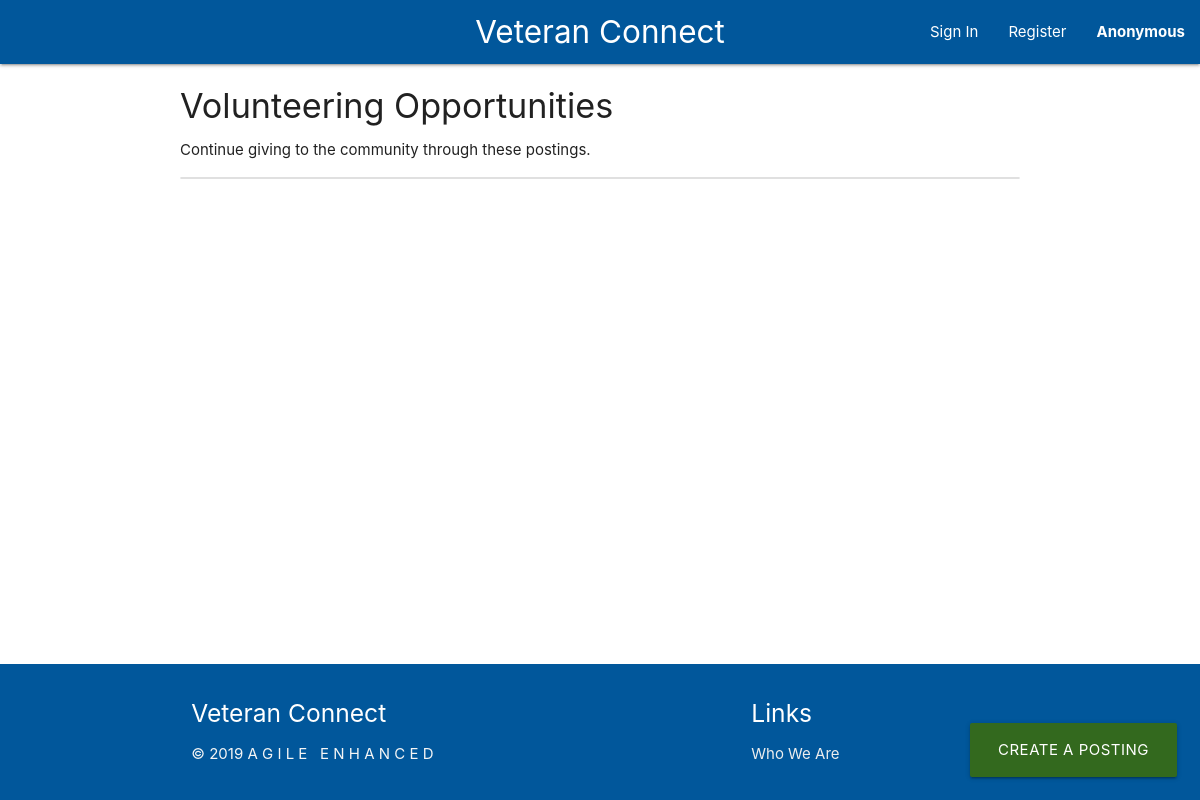
The page /service/ on the database as committed earlier.
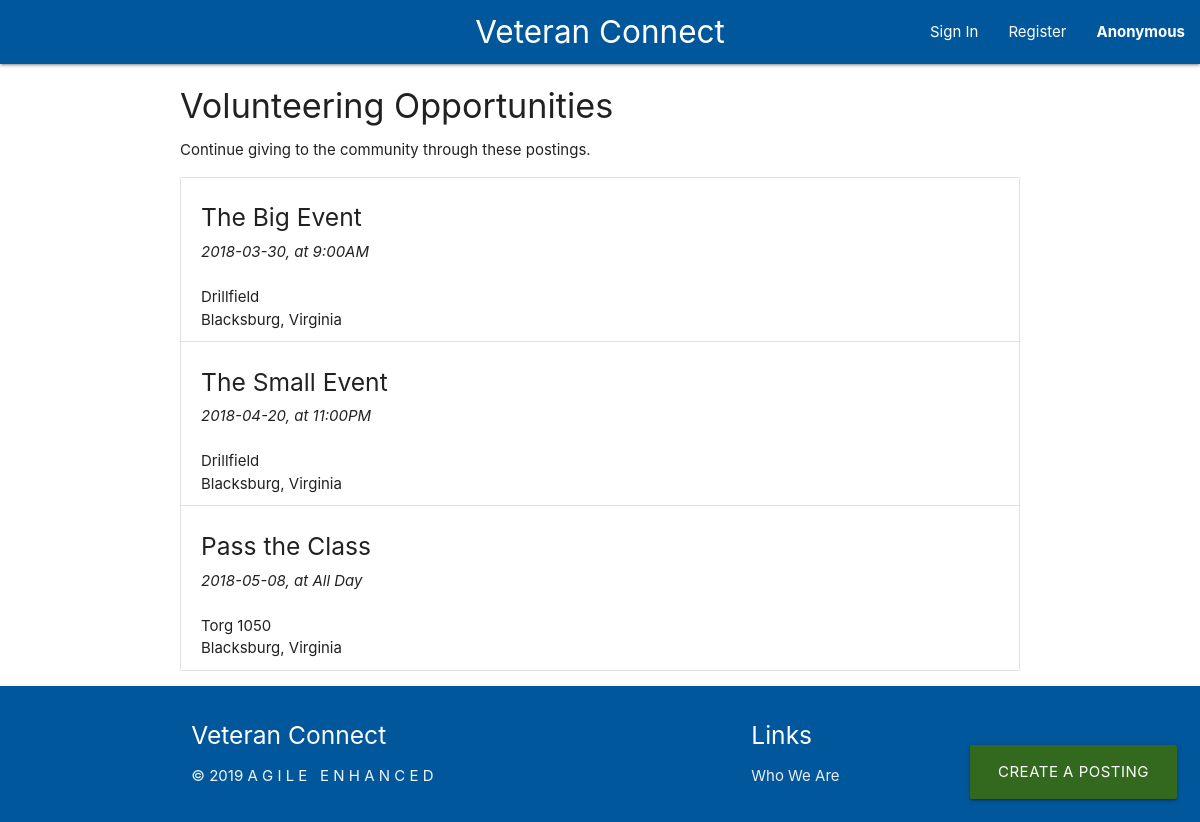
The same page on the database as committed later.
### tables this page shows
CREATE TABLE community_service_events (
    event_id INTEGER PRIMARY KEY AUTOINCREMENT,
    name TEXT NOT NULL,
    date TEXT NOT NULL, 
    time TEXT,
    street_address TEXT,
    city TEXT,
    state TEXT,
    zipcode INTEGER
);

### community_service.py (the view)
@service.route('/', methods=['GET'])
def show_service():
    row = db.get_all_services()
    service = [convert_event(x) for x in row]
    if service is not None:
        session["service"] = service
    return render_template('community_service.html')

### auth.py (called while the page is built)
@auth.before_app_request
def load_logged_in_user():
    user_id = session.get('user_id')
    if user_id is None:
        g.user = None
    else:
        g.user = db.get_user_by_id(user_id)

### community_service.py (called while the page is built)
def convert_event(row):
    event = {
        'name': row['name'],
        'date': row['date'],
        'time': row['time'],
        'street_address': row['street_address'],
        'city': row['city'],
        'state': row['state'],
        'zipcode': row['zipcode'],
    }
    return event

### db.py (called while the page is built)
def get_db():
    if 'db' not in g:
        g.db = sqlite3.connect(
            current_app.config['DATABASE'],
            detect_types=sqlite3.PARSE_DECLTYPES
        )
        g.db.row_factory = sqlite3.Row
    return g.db

def query_db(query, args=(), one=False):
    cur = get_db().execute(query, args)
    rv = cur.fetchall()
    cur.close()
    return (rv[0] if rv else None) if one else rv

def get_all_services():
    try:
        return query_db('SELECT * FROM community_service_events')
    except Exception as e:
        print "could not get all services:", e

### templates/community_service.html (shortened to what this page needs)
{% extends 'base.html' %}
{% block content %}
<div class="container">
    <h4>Volunteering Opportunities</h4>
    <p>Continue giving to the community through these postings.</p>
    <div class="fixed-action-btn">
        <a class="btn btn-large light-green darken-4" href="/service/create">
            Create a Posting
        </a>
    </div>
    <ul class="collection">
        {% if session["service"] %}
            {% for event in session["service"] %}
                <li class="collection-item">
                    <h5>{{event['name']}}</h5>
                    <i>{{event['date']}}, at {{event['time']}}</i>
                    <br><br>
                    <span>{{event['street_address']}}</span><br>
                    <span>{{event['city']}}, {{event['state']}}</span>
                </li>
            {% endfor %}
        {% endif %}
    </ul>
</div>
{% endblock %}

### templates/base.html (shortened to what this page needs)
<!DOCTYPE html>
<html lang="en">
<head>
    <link rel="stylesheet" type="text/css" href="/static/css/materialize.css">
    <link rel="stylesheet" type="text/css" href="/static/css/custom.css">
</head>
<body>
    <header>
        <nav>
            <div class="nav-wrapper light-blue darken-4">
                <a href="/" class="brand-logo center" id="veteran-connect-logo">Veteran Connect</a>
                <ul id="nav-mobile" class="right hide-on-med-and-down">
                    {% if session['user_id'] %}
                    <li><a href="/dashboard">Dashboard</a></li>
                    {% else %}
                    <li><a href="/login">Sign In</a></li>
                    <li><a href="/register">Register</a></li>
                    {% endif %}
                    <li>
                        <a class="dropdown-trigger" href="#!" data-target="nav-dropdown">
                            {% if session['user_id'] %}
                            {{session['username']}}
                            {% else %}
                            Anonymous
                            {% endif %}
                        </a>
                    </li>
                </ul>
            </div>
        </nav>
    </header>
    <main>
        {% block content %}{% endblock %}
    </main>
    <footer class="page-footer light-blue darken-4">
        <div class="container light-blue darken-4">
          <div class="row">
            <div class="col l6 s12">
              <h5 class="white-text">Veteran Connect</h5>
              <p class="grey-text text-lighten-4" style="white-space: pre;">© 2019 A G I L E   E N H A N C E D </p>
            </div>
            <div class="col l4 offset-l2 s12">
              <h5 class="white-text">Links</h5>
              <ul>
                <li><a class="grey-text text-lighten-3" href="/about_us">Who We Are</a></li>
              </ul>
            </div>
          </div>
        </div>
    </footer>
</body>
</html>

### static/css/custom.css (style rules this page uses)
.dropdown-trigger { font-weight: bold; }

Rows that differ between the two databases and show on the page:
added community_service_events: name "The Big Event", date "2018-03-30", time "9:00AM", street_address "Drillfield", city "Blacksburg", state "Virginia"
added community_service_events: name "The Small Event", date "2018-04-20", time "11:00PM", street_address "Drillfield", city "Blacksburg", state "Virginia"
added community_service_events: name "Pass the Class", date "2018-05-08", time "All Day", street_address "Torg 1050", city "Blacksburg", state "Virginia"
